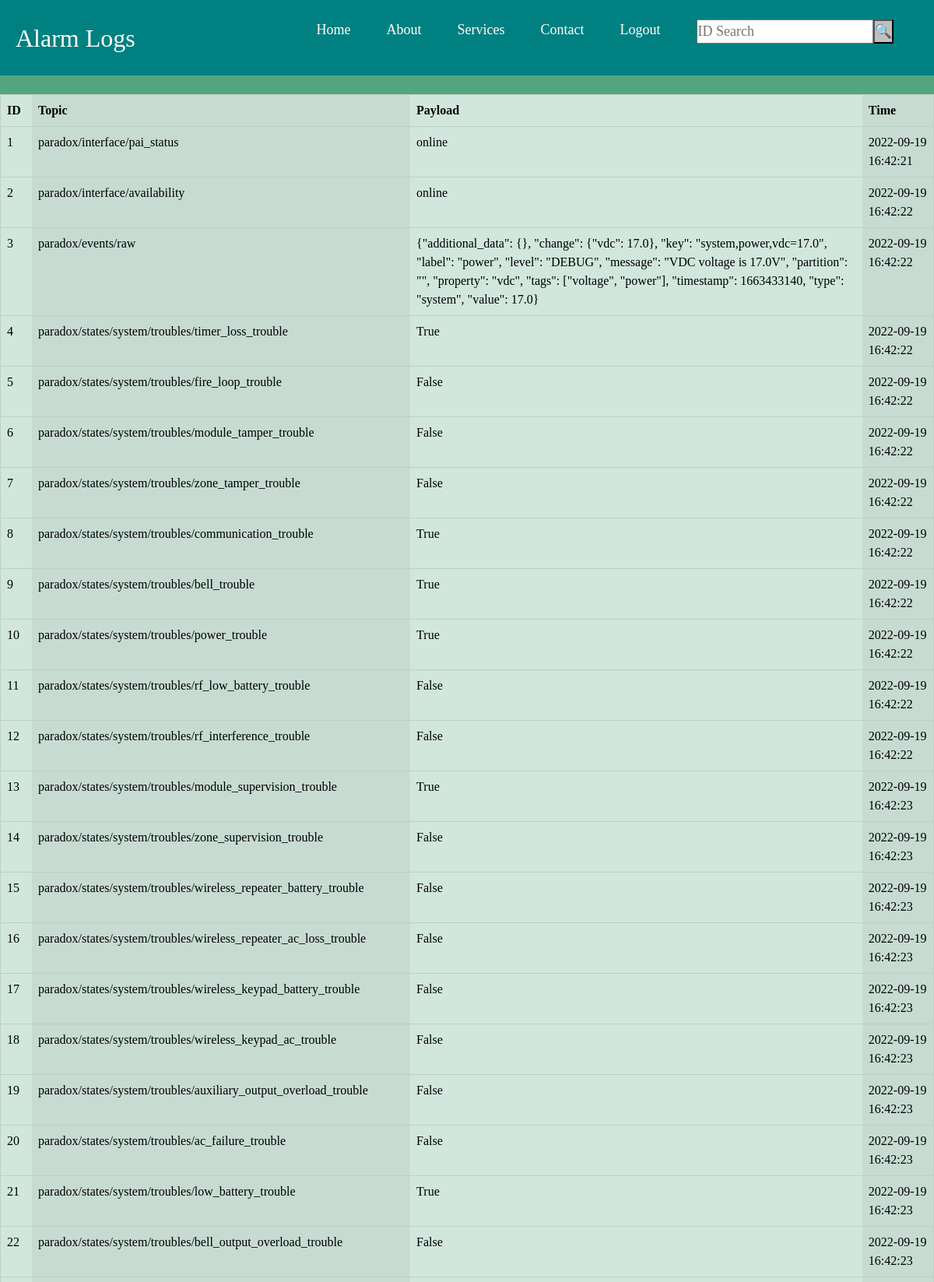
The page /view (signed in, upper part) on the database its author committed.
### tables this page shows
CREATE TABLE raspberry_data (
        id INTEGER PRIMARY KEY AUTOINCREMENT,
        topic TEXT NOT NULL,
        payload TEXT NOT NULL,
        time DATETIME DEFAULT CURRENT_TIMESTAMP
    );

### app.py (the view)
@app.route('/view')
def dashboard():
    if 'user' in session and session['user'] == user['username']:
        con = sqlite3.connect('mqtt.db')
        con.row_factory = row_to_dict
        cur = con.cursor()
        cur.execute("SELECT * FROM raspberry_data")
        rows = cur.fetchall()
        return render_template("view.html", rows = rows)

### app.py (called while the page is built)
def row_to_dict(cursor: sqlite3.Cursor, row: sqlite3.Row) -> dict:
    data = {}
    for idx, col in enumerate(cursor.description):
        data[col[0]] = row[idx]
    return data

### templates/view.html (shortened to what this page needs)
<!DOCTYPE html>
<html>
<head>
    <link href="https://cdn.jsdelivr.net/npm/bootstrap@5.2.1/dist/css/bootstrap.min.css" rel="stylesheet">
</head>
<body class="bg-success text-white bg-opacity-75">
    <nav class="navbar">
        <div class="logo">Alarm Logs</div>
        <ul class="nav-links">
          <div class="menu">
            <li><a href="/view">Home</a></li>
            <li><a href="#">About</a></li>
            <li class="services">
              <a href="#">Services</a>
            </li>
            <li><a href="/contact">Contact</a></li>
            <li role="presentation" class="active"><a href="/logout">Logout</a>
            <li><input type="text" id="input" placeholder="ID Search"><button id="button" onclick="search()">🔍</button></li>
          </div>
        </ul>
      </nav>
      <br>
<table class="table table-success table-striped-columns" style="background-color: rgb(209, 209, 209);" border="">
    <thead>
        <th>ID</th>
        <th>Topic</th>
        <th>Payload</th>
        <th>Time</th>
    </thead>
    {% for row in rows %}
        <tr>
            <td>{{row["id"]}}</td>
            <td>{{row["topic"]}}</td>
            <td>{{row["payload"]}}</td>
            <td>{{row["time"]}}</td>
        </tr>
    {% endfor %}
</table>
<br><br>
</body>
</html>

### templates/view.html (style rules this page uses)
.navbar { display: flex; align-items: center; justify-content: space-between; padding: 20px; background-color: teal; color: #fff; }
.nav-links a { color: #fff; }
.logo { font-size: 32px; }
.menu { display: flex; gap: 1em; font-size: 18px; }
.menu li { padding: 5px 14px; }
.services { position: relative; }
* { margin: 0; padding: 0; box-sizing: border-box; }
body { font-family: cursive; }
a { text-decoration: none; }
li { list-style: none; }
button { background-color:silver; }

### rows shown on the page
raspberry_data: id "1", topic "paradox/interface/pai_status", payload "online", time "2022-09-19 16:42:21"
raspberry_data: id "2", topic "paradox/interface/availability", payload "online", time "2022-09-19 16:42:22"
raspberry_data: id "3", topic "paradox/events/raw", payload "{\"additional_data\": {}, \"change\": {\"vdc\": 17.0}, \"key\": \"system,power,vdc=17.0\", \"label\": \"power\", \"level\": \"DEBUG\", \"message\": \"VDC voltage is 17.0V\", \"partition\": \"\", \"property\": \"vdc\", \"tags\": [\"voltage\", \"power\"], \"timestamp\": 1663433140, \"type\": \"system\", \"value\": 17.0}", time "2022-09-19 16:42:22"
raspberry_data: id "4", topic "paradox/states/system/troubles/timer_loss_trouble", payload "True", time "2022-09-19 16:42:22"
raspberry_data: id "5", topic "paradox/states/system/troubles/fire_loop_trouble", payload "False", time "2022-09-19 16:42:22"
raspberry_data: id "6", topic "paradox/states/system/troubles/module_tamper_trouble", payload "False", time "2022-09-19 16:42:22"
raspberry_data: id "7", topic "paradox/states/system/troubles/zone_tamper_trouble", payload "False", time "2022-09-19 16:42:22"
raspberry_data: id "8", topic "paradox/states/system/troubles/communication_trouble", payload "True", time "2022-09-19 16:42:22"
raspberry_data: id "9", topic "paradox/states/system/troubles/bell_trouble", payload "True", time "2022-09-19 16:42:22"
raspberry_data: id "10", topic "paradox/states/system/troubles/power_trouble", payload "True", time "2022-09-19 16:42:22"
raspberry_data: id "11", topic "paradox/states/system/troubles/rf_low_battery_trouble", payload "False", time "2022-09-19 16:42:22"
raspberry_data: id "12", topic "paradox/states/system/troubles/rf_interference_trouble", payload "False", time "2022-09-19 16:42:22"
raspberry_data: id "13", topic "paradox/states/system/troubles/module_supervision_trouble", payload "True", time "2022-09-19 16:42:23"
raspberry_data: id "14", topic "paradox/states/system/troubles/zone_supervision_trouble", payload "False", time "2022-09-19 16:42:23"
raspberry_data: id "15", topic "paradox/states/system/troubles/wireless_repeater_battery_trouble", payload "False", time "2022-09-19 16:42:23"
raspberry_data: id "16", topic "paradox/states/system/troubles/wireless_repeater_ac_loss_trouble", payload "False", time "2022-09-19 16:42:23"
raspberry_data: id "17", topic "paradox/states/system/troubles/wireless_keypad_battery_trouble", payload "False", time "2022-09-19 16:42:23"
raspberry_data: id "18", topic "paradox/states/system/troubles/wireless_keypad_ac_trouble", payload "False", time "2022-09-19 16:42:23"
raspberry_data: id "19", topic "paradox/states/system/troubles/auxiliary_output_overload_trouble", payload "False", time "2022-09-19 16:42:23"
raspberry_data: id "20", topic "paradox/states/system/troubles/ac_failure_trouble", payload "False", time "2022-09-19 16:42:23"
raspberry_data: id "21", topic "paradox/states/system/troubles/low_battery_trouble", payload "True", time "2022-09-19 16:42:23"
raspberry_data: id "22", topic "paradox/states/system/troubles/bell_output_overload_trouble", payload "False", time "2022-09-19 16:42:23"
